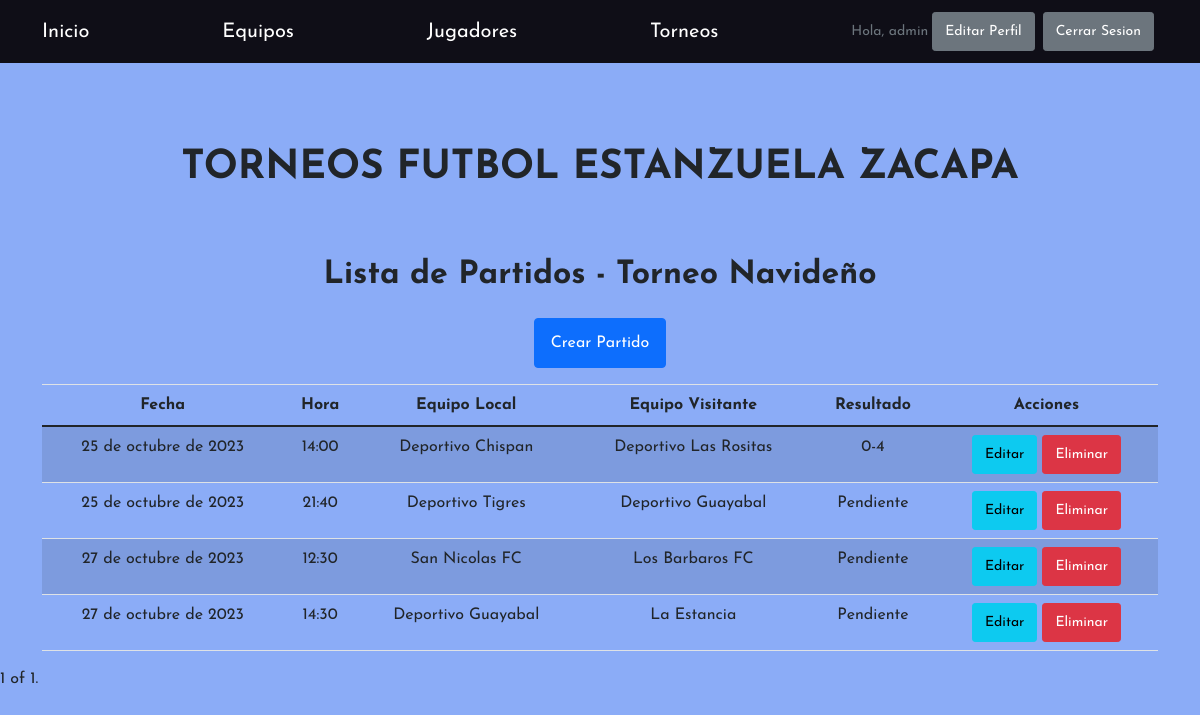
/tabla_partidos/1/ (signed in), run on the app's committed database.
### Equipos/models.py (models this page shows, shortened)
class Torneos(models.Model):
    nombre = CharField(max_length=30)
    cantidad_equipos = IntegerField()
    cantidad_jugadores_por_lado = IntegerField()

class Partidos(models.Model):
    fecha = models.DateField()
    hora = models.TimeField()
    equipo_local = models.ForeignKey(Equipos, on_delete=models.CASCADE, related_name='partidos_locales')
    equipo_visitante = models.ForeignKey(Equipos, on_delete=models.CASCADE, related_name='partidos_visitantes')
    torneo = models.ForeignKey(Torneos, on_delete=models.CASCADE)
    resultado = models.CharField(max_length=10, blank=True, null=True)
    pendiente = models.BooleanField(default=True)

class Equipos(models.Model):
    nombre = CharField(max_length=30)
    abreviatura = CharField(max_length=8)
    nombre_DT = CharField(max_length=20)
    cant_jugadores = IntegerField()
    escudo = ImageField(upload_to='Equipos/escudos/', blank=True, null=True)
    torneo_equipo = ForeignKey(Torneos, on_delete=models.CASCADE, blank=True, null=True)

### Equipos/views.py (the view)
# urls.py: path('tabla_partidos/<int:torneo_id>/', views.tabla_partidos, name='tabla_partidos'),
def tabla_partidos(request, torneo_id):
    torneo = Torneos.objects.get(id=torneo_id)
    partidos = Partidos.objects.filter(torneo=torneo)
    paginator = Paginator(partidos, 10)
    page = request.GET.get('page')
    partidos = paginator.get_page(page)
    return render(request, 'tabla_partidos.html', {'torneo': torneo, 'partidos': partidos})

### Equipos/templates/tabla_partidos.html (shortened to what this page needs)
{% extends "base.html" %}
{% load static %}
{% block content %}
<div class= "center-text">
    <h2>Lista de Partidos - {{ torneo.nombre }}</h2>
<div/>
    <div class="container mt-4">
        {% if user.is_authenticated %}
            <a href="{% url 'crear_partido' torneo_id=torneo.id %}" class="btn btn-primary mb-3">Crear Partido</a>
        {% endif %}
        <table class="table table-striped">
            <thead>
                <tr>
                    <th>Fecha</th>
                    <th>Hora</th>
                    <th>Equipo Local</th>
                    <th>Equipo Visitante</th>
                    <th>Resultado</th>
                    {% if user.is_authenticated %}
                    <th>Acciones</th>
                    {% endif %}
                </tr>
            </thead>
            <tbody>
                {% for partido in partidos %}
                    <tr>
                        <td>{{ partido.fecha }}</td>
                        <td>{{ partido.hora }}</td>
                        <td>{{ partido.equipo_local.nombre }}</td>
                        <td>{{ partido.equipo_visitante.nombre }}</td>
                        <td>
                            {% if partido.pendiente %}
                                Pendiente
                            {% else %}
                                {{ partido.resultado }}
                            {% endif %}
                        </td>
                        <td>
                            {% if user.is_authenticated %}
                                <a href="{% url 'editar_partido' torneo.id partido.id %}" class="btn btn-info btn-sm">Editar</a>
                                <a href="{% url 'eliminar_partido' torneo.id partido.id %}" class="btn btn-danger btn-sm">Eliminar</a>
                            {% endif %}
                        </td>
                    </tr>
                {% endfor %}
            </tbody>
        </table>
    </div>
    <div class="pagination">
        <span class="step-links">
            <span class="current-page">{{ partidos.number }} of {{ partidos.paginator.num_pages }}.</span>
        </span>
    </div>
{% endblock %}

### Equipos/templates/base.html (shortened to what this page needs)
{% load tailwind_tags %}
<!DOCTYPE html>
<html lang="es">
<head>
    {% load static %}
    <link href="https://cdn.jsdelivr.net/npm/bootstrap-icons@1.5.0/font/bootstrap-icons.css" rel="stylesheet"
        type="text/css" />
    <link rel="stylesheet" href="https://use.fontawesome.com/releases/v5.8.2/css/all.css"
>
    {% tailwind_css %}
    <link rel="stylesheet" href="https://maxcdn.bootstrapcdn.com/bootstrap/4.0.0/css/bootstrap.min.css"
>
    <link rel="stylesheet" href="{% static 'css/styles.css' %}">
    <link rel="stylesheet" href="{% static 'css/estilos.css' %}">
</head>
<body>
    <nav class="navbar navbar-dark fixed-top" style="background-color: #0f0e17;">
        <div class="container" style="justify-content: space-between;">
            <a class="navbar-brand" href="{% url 'Inicio' %}">Inicio</a>
            <a class="navbar-brand" href="{% url 'Equipos' %}">Equipos</a>
            <a class="navbar-brand" href="{% url 'Jugadores' %}">Jugadores</a>
            <a class="navbar-brand" href="{% url 'Torneos' %}">Torneos</a>
            <div class="d-flex flex-row justify-content-center align-items-center align-self-end">
                {% if user.is_authenticated %}
                <p class="text-muted small mb-4 mb-lg-0">Hola, {{user.username}}</p>
                <a class="btn btn-sm btn-secondary m-1" href="{% url 'EditarPerfil' %}">Editar Perfil</a>
                <a class="btn btn-sm btn-secondary m-1" href="{% url 'Logout' %}">Cerrar Sesion</a>
                {% else %}
                <a class="btn btn-sm btn-secondary m-1" href="{% url 'Login' %}">Iniciar Sesion</a>s
                {% endif %}
            </div>
        </div>
    </nav>
    <header class="h-64 d-flex justify-content-center align-items-center ">
        <div class=" mt-32 text-center">
            <h1 class="mb-5 text-black-900">TORNEOS FUTBOL ESTANZUELA ZACAPA</h1>
        </div>
    </header>
    {% block content %}
    {% endblock %}
</body>
</html>

### Equipos/static/css/estilos.css (style rules this page uses)
body { margin: 0; padding: 0; height: 100vh; font-family: 'Josefin Sans', sans-serif; background-color: rgba(110, 152, 245, 0.801); }

### Equipos/templates/tabla_partidos.html (style rules this page uses)
.center-text { text-align: center; }

### data on the page
Torneos: nombre "Torneo Navideño"
Partidos: fecha "25 de octubre de 2023", hora "14:00", equipo_local.nombre "Deportivo Chispan", equipo_visitante.nombre "Deportivo Las Rositas", resultado "0-4"
Partidos: fecha "25 de octubre de 2023", hora "21:40", equipo_local.nombre "Deportivo Tigres", equipo_visitante.nombre "Deportivo Guayabal", pendiente "Pendiente"
Partidos: fecha "27 de octubre de 2023", hora "12:30", equipo_local.nombre "San Nicolas FC", equipo_visitante.nombre "Los Barbaros FC", pendiente "Pendiente"
Partidos: fecha "27 de octubre de 2023", hora "14:30", equipo_local.nombre "Deportivo Guayabal", equipo_visitante.nombre "La Estancia", pendiente "Pendiente"

### other printed values
{{ user.username }} "admin"
{{ partidos.number }} "1"
{{ partidos.paginator.num_pages }} "1"
